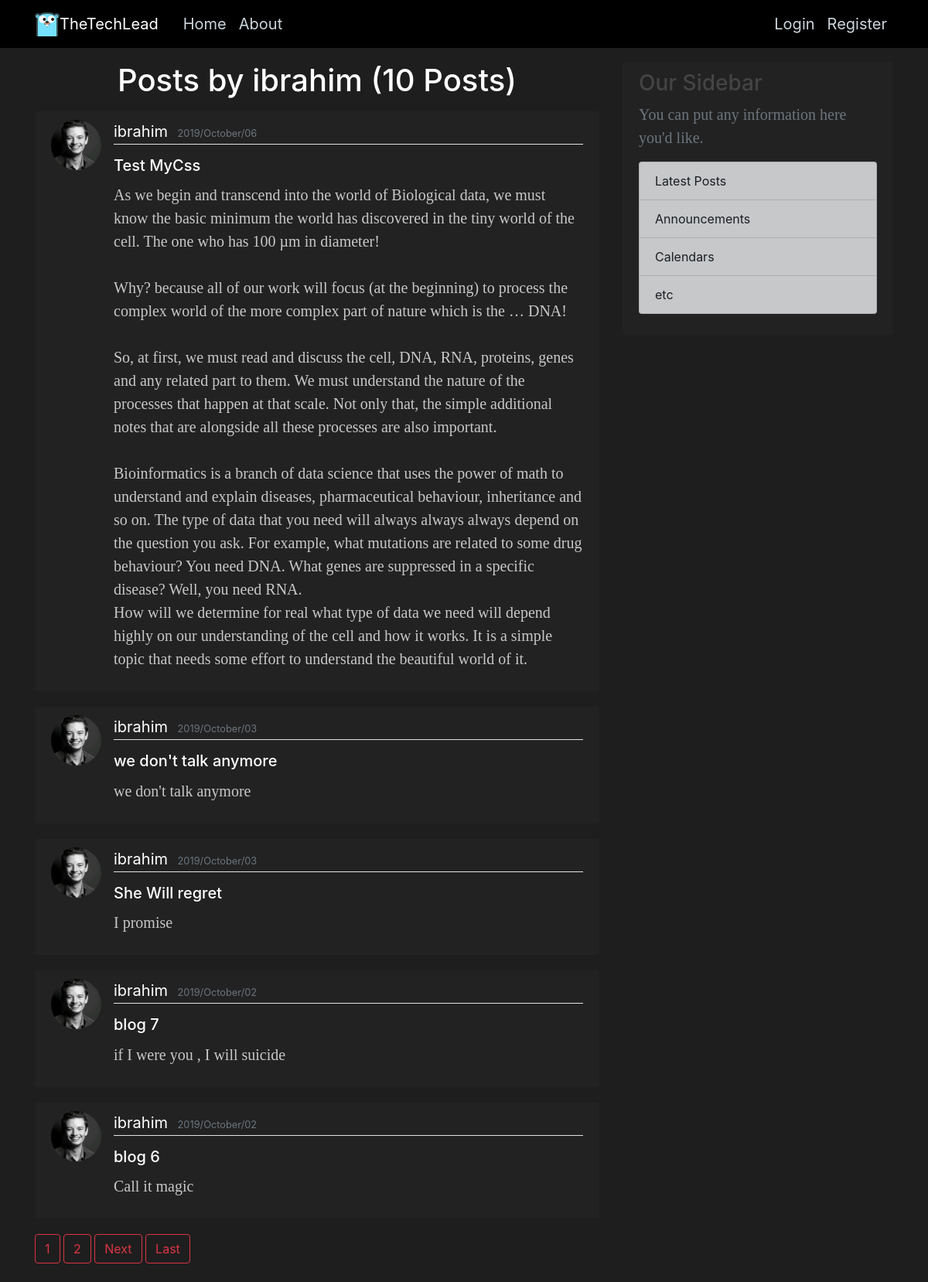
The app's page /blog/user/ibrahim with its own data.
### blog/models.py (models this page shows, shortened)
class Post(models.Model):
    title = models.CharField(default=' ',max_length=100) #CharField used for names restricted strings
    content = models.TextField(default=' ') #unrestricted string there is "choices" parameter used for choose your own charfields
    date = models.DateTimeField(default=timezone.now)
    author = models.ForeignKey(User,on_delete=models.CASCADE)

### users/models.py (models this page shows, shortened)
class Profile(models.Model):
    user = models.OneToOneField(User,on_delete=models.CASCADE)
    image = models.ImageField(default ='default.jpeg',upload_to='profile_pics')

### blog/views.py (the view)
# urls.py: path('user/<str:username>', UserPostListView.as_view(),name='user-posts'),
class UserPostListView(ListView):
    model = Post
    template_name = 'blog/user_posts.html'  # <app>/<model>_<viewtype>.html
    context_object_name = 'posts'
    paginate_by = 5
    def get_queryset(self):
        user = get_object_or_404(User, username=self.kwargs.get('username'))
        return Post.objects.filter(author=user).order_by('-date')

### blog/templates/blog/post_list.html (shortened to what this page needs)
{%extends "blog/base.html" %}
{% block content %}
 <h1 class="mb-3">Posts by {{ view.kwargs.username }} ({{ page_obj.paginator.count }} Posts)</h1>
{% for post in posts %}
<article class="media content-section">
  <img class="rounded-circle article-img" src={{post.author.profile.image.url}}>
  <div class="media-body">
    <div class="article-metadata">
      <a class="mr-2" href= "{% url 'user-posts' post.author.username %}" >{{ post.author }}</a>
      <small class="text-muted">{{ post.date |date:"Y/F/d" }}</small>
    </div>
    <h2><a class="article-title" href="{% url 'post-detail' post.id %}">{{ post.title }}</a></h2>
    <p class="article-content">{{ post.content }}</p>
  </div>
</article>
{% endfor %}
  {% if is_paginated %}
    {% for num in page_obj.paginator.page_range %}
      {% if page_obj.number == num %}
            <a type="button" class = "btn btn-outline-danger mb-4 " href="?page={{num}}">{{ num }}</a>
      {% elif num > page_obj.number|add:'-3' and num < page_obj.number|add:'3'%}
            <a type="button" class = "btn btn-outline-danger mb-4 "  href="?page={{num}}">{{ num }}</a>
      {% endif %}
    {% endfor %}
      {% if page_obj.has_next %}
      <a type="button" class = "btn btn-outline-danger mb-4 " href="?page={{page_obj.next_page_number}}">Next</a>
      <a type="button" class = "btn btn-outline-danger mb-4 " href="?page={{num}}">Last</a>
      {% endif %}
  {% endif %}
{% endblock content %}

### blog/static/blog/main.css (style rules this page uses)
body { background: #fafafa; color: #333333; margin-top: 5rem; }
h1, h2, h3, h4, h5, h6 { color: #444444; }
.content-section { background: rgb(34, 34, 34); padding: 10px 20px; border: 1px solid rgb(34, 34, 34); border-radius: 3px; margin-bottom: 20px; }
.article-title { color: rgb(255,255,255); }
.article-content { white-space: pre-line; }
.article-img { height: 65px; width: 65px; margin-right: 16px; }
.article-metadata { padding-bottom: 1px; margin-bottom: 4px; border-bottom: 1px solid #e3e3e3 }
body { background-color: rgb(30, 30, 30); }
h1 { color: #ffffff; text-align: center; }
p { color: rgb(200,200,200) ; font-family: verdana; font-size: 20px; text-align: left; }
a { color: white ; font-size: 20px; }

### records on screen
Post: author.profile.image (picture), author "ibrahim", date "2019/October/06", title "Test MyCss", content "As we begin and transcend into the world of Biological data, we must know the basic minimum the world has discovered in the tiny world of the cell. The one who has 100 µm in diameter! Why? because all of our work will focus (at the beginning) to process the complex world of the more complex part of nature which is the … DNA! So, at first, we must read and discuss the cell, DNA, RNA, proteins, genes and any related part to them. We must understand the nature of the processes that happen at that scale. Not only that, the simple additional notes that are alongside all these processes are also important. Bioinformatics is a branch of data science that uses the power of math to understand and…"
Post: author.profile.image (picture), author "ibrahim", date "2019/October/03", title "we don't talk anymore", content "we don't talk anymore"
Post: author.profile.image (picture), author "ibrahim", date "2019/October/03", title "She Will regret", content "I promise"
Post: author.profile.image (picture), author "ibrahim", date "2019/October/02", title "blog 7", content "if I were you , I will suicide"
Post: author.profile.image (picture), author "ibrahim", date "2019/October/02", title "blog 6", content "Call it magic"

### other values on screen
{{ view.kwargs.username }} "ibrahim"
{{ page_obj.paginator.count }} "10"
{{ num }} "1"
{{ num }} "2"
